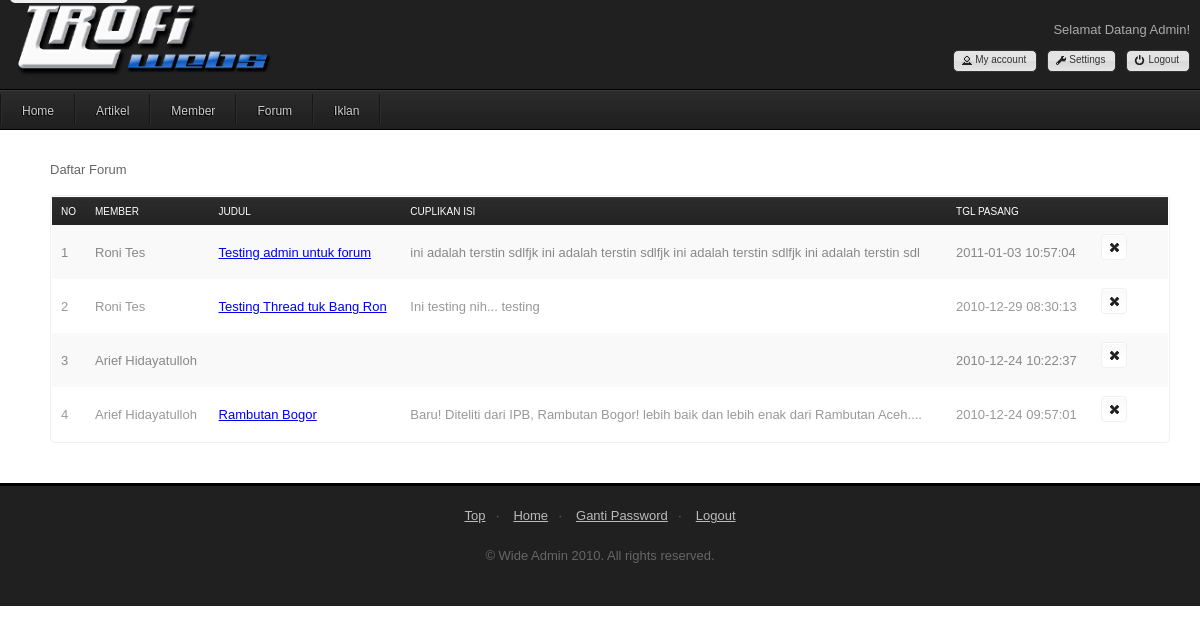
The page /admin/forum.php (signed in) on the database its author committed.
### tables this page shows
CREATE TABLE IF NOT EXISTS `forum_thread` (
  `id` smallint(6) NOT NULL AUTO_INCREMENT,
  `ts` tinyint(4) NOT NULL,
  `tanggal` timestamp NOT NULL DEFAULT CURRENT_TIMESTAMP ON UPDATE CURRENT_TIMESTAMP,
  `judul` varchar(50) NOT NULL,
  `isi` text NOT NULL,
  PRIMARY KEY (`id`)
);

CREATE TABLE IF NOT EXISTS `member` (
  `id` int(11) NOT NULL AUTO_INCREMENT,
  `nama` varchar(50) NOT NULL,
  `alamat` tinytext NOT NULL,
  `no_hp` varchar(15) NOT NULL,
  `email` varchar(100) NOT NULL,
  `tgl_registrasi` timestamp NOT NULL DEFAULT CURRENT_TIMESTAMP,
  `password` varchar(32) NOT NULL,
  PRIMARY KEY (`id`)
);

### admin/fungsi.php (called while the page is built, shortened)
<?php
function get_semua_thread($halaman, $jumlah=30){
    $mulai = $halaman * $jumlah;
    $queri = mysql_query("SELECT * FROM forum_thread order by id desc limit $mulai,$jumlah");
    while ($q = mysql_fetch_array($queri)){
        $data[] = $q;
    }
    return $data;
}

### class/member.php (called while the page is built, shortened)
<?php
class member{
    function member($id){
        $queri = mysql_fetch_array(mysql_query("SELECT * FROM member WHERE id=$id"));
        $this->nama = $queri['nama'];
    }
}
?>

### admin/forum.php (the view, shortened to what this page needs)
<?php
require 'fungsi.php';
require "header.php";
require "../class/member.php";
        ?>
<div id="tabs-2">
    <p>Daftar Forum</p>
    <table class="fullwidth" cellpadding="0" cellspacing="0" border="0">
        <thead>
            <tr>
                <td>No</td>
                <td>Member</td>
                <td>Judul</td>
                <td>Cuplikan Isi</td>
                <td>Tgl Pasang</td>
                <td width="25px" style="width: 25px"></td>
            </tr>
        </thead>
        <tbody>
            <?php
            $artikel = get_semua_thread(0);
            $i=1;
            foreach ($artikel as $a) {?>
            <tr id="row<?php echo $a['id']?>" class="<?php if($i%2==0) echo 'even'; else echo 'odd';?>">
                <td><?php echo $i++?></td>
                <td>
                    <?php $member = new member($a['ts']);
                    echo $member->nama;?></td>
                <td><a href="forum_konten.php?t=<?php echo $a['id']?>"><?php echo $a['judul']?></a></td>
                <td><?php echo substr($a['isi'],0,100)?></td>
                <td><?php echo $a['tanggal']?></td>
                <td width="60px">
                    <ul class="ui-widget ui-helper-clearfix" id="icons">
                    <li title="Hapus" class="ui-state-default ui-corner-all">
                        <span class="ui-icon ui-icon-closethick" onclick="hapus(<?php echo $a['id']?>)"></span>
                    </li>
                    </ul>
                </td>
            </tr>
            <?php }?>
        </tbody>
    </table>
</div>
<?php require "footer.php"?>

### admin/index_files/core0000.css (style rules this page uses)
* { margin:0; padding:0; }
body { font-family: Tahoma, Verdana, Arial, sans-serif; font-size:62.5%; position:relative; }
ul { list-style-type:none; }
p { font-size:13px; line-height:20px; margin-bottom:15px; }
table.fullwidth { width:100%; clear:both; font-size:13px; padding:1px; margin-bottom:10px; }
table.fullwidth thead, table.normal thead { height:28px; text-transform:uppercase; font-size:10px; }
table.fullwidth td, table.normal td { padding:7px 9px; margin:1px 0; }

### admin/index_files/skin_cle.css (style rules this page uses)
body { background:#fff url('repgray2.png') 0 0 repeat-x; }
p { color:#666; }
table.fullwidth, table.normal { border:1px solid #f0f0f0; }
table.fullwidth thead, table.normal thead { background:#1c1c1c url('rep10000.png') 0 0 repeat-x; color:#fff; }
table.fullwidth thead tr, table.normal thead tr { color:#fff; }
table.fullwidth tr, table.normal tr { color:#999; cursor:pointer; }
table.fullwidth tr.odd, table.normal tr.odd { background:#f9f9f9; color:#888; }
.ui-helper-clearfix:after { content: "."; display: block; height: 0; clear: both; visibility: hidden; }
.ui-helper-clearfix { display: inline-block; }
.ui-helper-clearfix { display:block; }
.ui-icon { display: block; text-indent: -99999px; overflow: hidden; background-repeat: no-repeat; }
.ui-widget { font-size: 1.1em; }
.ui-state-default, .ui-widget-content .ui-state-default { border: 1px solid #f0f0f0; background:#ffffff url('input000.png') 0 0 repeat-x; font-weight: normal; color: #555; outline: none; }
.ui-icon { width: 16px; height: 16px; background-image: url(icons_wh.png); }
.ui-state-default .ui-icon { background-image: url(icons_bl.png); }
.ui-icon-closethick { background-position: -96px -128px; }
.ui-corner-all { -moz-border-radius: 4px; -webkit-border-radius: 4px; }

### admin/index_files/plugins0.css (style rules this page uses)
ul#icons { margin: 0 0 10px; padding: 0; }
ul#icons li { margin: 2px; position: relative; padding: 4px 0; cursor: pointer; float: left; list-style: none; }
ul#icons span.ui-icon { float: left; margin: 0 4px; }

### admin/index_files/css30000.css (style rules this page uses)
fieldset, input, textarea, select, a.button, .meta ul li a, ul.nav li li a:hover, p.main input, input.login, table, .message, #easyTooltip, div.wysiwyg { -moz-border-radius: 5px; -webkit-border-radius: 5px; }

### rows shown on the page
forum_thread: member.nama "Roni Tes", judul "Testing admin untuk forum", isi "ini adalah terstin sdlfjk ini adalah terstin sdlfjk ini adalah terstin sdlfjk ini adalah terstin sdl", tanggal "2011-01-03 10:57:04"
forum_thread: member.nama "Roni Tes", judul "Testing Thread tuk Bang Ron", isi "Ini testing nih... testing", tanggal "2010-12-29 08:30:13"
forum_thread: member.nama "Arief Hidayatulloh", tanggal "2010-12-24 10:22:37"
forum_thread: member.nama "Arief Hidayatulloh", judul "Rambutan Bogor", isi "Baru! Diteliti dari IPB, Rambutan Bogor! lebih baik dan lebih enak dari Rambutan Aceh....", tanggal "2010-12-24 09:57:01"
